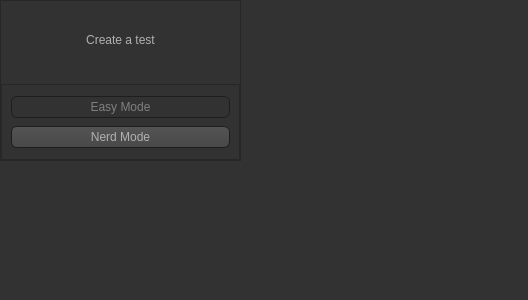
<?xml version="1.0" encoding="UTF-8"?>
<ui version="4.0">
 <class>main_window</class>
 <widget class="QWidget" name="main_window">
  <property name="geometry">
   <rect>
    <x>0</x>
    <y>0</y>
    <width>528</width>
    <height>300</height>
   </rect>
  </property>
  <property name="windowTitle">
   <string>Form</string>
  </property>
  <property name="styleSheet">
   <string notr="true">/*
    I did not create this
    This style was created by sommerc
    The original is here: https://github.com/sommerc/pyqt-stylesheets/blob/master/pyqtcss/src/dark_orange/style.qss
*/

QToolTip {
    border: 1px solid black;
    background-color: #ffa02f;
    padding: 1px;
    border-radius: 3px;
    opacity: 100;
}

QWidget {
    color: #b1b1b1;
    background-color: #323232;
}

QTreeView,
QListView {
    background-color: silver;
    margin-left: 5px;
}

QWidget:item:hover {
    background-color: QLinearGradient(x1: 0, y1: 0, x2: 0, y2: 1, stop: 0 #ffa02f, stop: 1 #ca0619);
    color: #000000;
}

QWidget:item:selected {
    background-color: QLinearGradient(x1: 0, y1: 0, x2: 0, y2: 1, stop: 0 #ffa02f, stop: 1 #d7801a);
}

QMenuBar::item {
    background: transparent;
}

QMenuBar::item:selected {
    background: transparent;
    border: 1px solid #ffaa00;
}

QMenuBar::item:pressed {
    background: #444;
    border: 1px solid #000;
    background-color: QLinearGradient(x1:0, y1:0,
            x2:0, y2:1,
            stop:1 #212121,
            stop:0.4 #343434
            /*,
        stop:0.2 #343434,
        stop:0.1 #ffaa00*/
        );
    margin-bottom: -1px;
    padding-bottom: 1px;
}

QMenu {
    border: 1px solid #000;
}

QMenu::item {
    padding: 2px 20px 2px 20px;
}

QMenu::item:selected {
    color: #000000;
}

QWidget:disabled {
    color: #808080;
    background-color: #323232;
}

QAbstractItemView {
    background-color: QLinearGradient(x1: 0, y1: 0, x2: 0, y2: 1, stop: 0 #4d4d4d, stop: 0.1 #646464, stop: 1 #5d5d5d);
}

QWidget:focus {
    /*border: 1px solid darkgray;*/
}

QLineEdit {
    background-color: QLinearGradient(x1: 0, y1: 0, x2: 0, y2: 1, stop: 0 #4d4d4d, stop: 0 #646464, stop: 1 #5d5d5d);
    padding: 1px;
    border-style: solid;
    border: 1px solid #1e1e1e;
    border-radius: 5;
}

QPushButton {
    color: #b1b1b1;
    background-color: QLinearGradient(x1: 0, y1: 0, x2: 0, y2: 1, stop: 0 #565656, stop: 0.1 #525252, stop: 0.5 #4e4e4e, stop: 0.9 #4a4a4a, stop: 1 #464646);
    border-width: 1px;
    border-color: #1e1e1e;
    border-style: solid;
    border-radius: 6;
    padding: 3px;
    font-size: 12px;
    padding-left: 5px;
    padding-right: 5px;
    min-width: 40px;
}

QPushButton:pressed {
    background-color: QLinearGradient(x1: 0, y1: 0, x2: 0, y2: 1, stop: 0 #2d2d2d, stop: 0.1 #2b2b2b, stop: 0.5 #292929, stop: 0.9 #282828, stop: 1 #252525);
}

QComboBox {
    selection-background-color: #ffaa00;
    background-color: QLinearGradient(x1: 0, y1: 0, x2: 0, y2: 1, stop: 0 #565656, stop: 0.1 #525252, stop: 0.5 #4e4e4e, stop: 0.9 #4a4a4a, stop: 1 #464646);
    border-style: solid;
    border: 1px solid #1e1e1e;
    border-radius: 5;
}

QComboBox:hover,
QPushButton:hover {
    border: 2px solid QLinearGradient(x1: 0, y1: 0, x2: 0, y2: 1, stop: 0 #ffa02f, stop: 1 #d7801a);
}


QComboBox:on {
    padding-top: 3px;
    padding-left: 4px;
    background-color: QLinearGradient(x1: 0, y1: 0, x2: 0, y2: 1, stop: 0 #2d2d2d, stop: 0.1 #2b2b2b, stop: 0.5 #292929, stop: 0.9 #282828, stop: 1 #252525);
    selection-background-color: #ffaa00;
}

QComboBox QAbstractItemView {
    border: 2px solid darkgray;
    selection-background-color: QLinearGradient(x1: 0, y1: 0, x2: 0, y2: 1, stop: 0 #ffa02f, stop: 1 #d7801a);
}

QComboBox::drop-down {
    subcontrol-origin: padding;
    subcontrol-position: top right;
    width: 15px;

    border-left-width: 0px;
    border-left-color: darkgray;
    border-left-style: solid;
    /* just a single line */
    border-top-right-radius: 3px;
    /* same radius as the QComboBox */
    border-bottom-right-radius: 3px;
}

QComboBox::down-arrow {
    image: url(:/dark_orange/img/down_arrow.png);
}

QGroupBox {
    border: 1px solid darkgray;
    margin-top: 10px;
}

QGroupBox:focus {
    border: 1px solid darkgray;
}

QTextEdit:focus {
    border: 1px solid darkgray;
}

QScrollBar:horizontal {
    border: 1px solid #222222;
    background: QLinearGradient(x1: 0, y1: 0, x2: 0, y2: 1, stop: 0.0 #121212, stop: 0.2 #282828, stop: 1 #484848);
    height: 7px;
    margin: 0px 16px 0 16px;
}

QScrollBar::handle:horizontal {
    background: QLinearGradient(x1: 0, y1: 0, x2: 1, y2: 0, stop: 0 #ffa02f, stop: 0.5 #d7801a, stop: 1 #ffa02f);
    min-height: 20px;
    border-radius: 2px;
}

QScrollBar::add-line:horizontal {
    border: 1px solid #1b1b19;
    border-radius: 2px;
    background: QLinearGradient(x1: 0, y1: 0, x2: 1, y2: 0, stop: 0 #ffa02f, stop: 1 #d7801a);
    width: 14px;
    subcontrol-position: right;
    subcontrol-origin: margin;
}

QScrollBar::sub-line:horizontal {
    border: 1px solid #1b1b19;
    border-radius: 2px;
    background: QLinearGradient(x1: 0, y1: 0, x2: 1, y2: 0, stop: 0 #ffa02f, stop: 1 #d7801a);
    width: 14px;
    subcontrol-position: left;
    subcontrol-origin: margin;
}

QScrollBar::right-arrow:horizontal,
QScrollBar::left-arrow:horizontal {
    border: 1px solid black;
    width: 1px;
    height: 1px;
    background: white;
}

QScrollBar::add-page:horizontal,
QScrollBar::sub-page:horizontal {
    background: none;
}

QScrollBar:vertical {
    background: QLinearGradient(x1: 0, y1: 0, x2: 1, y2: 0, stop: 0.0 #121212, stop: 0.2 #282828, stop: 1 #484848);
    width: 7px;
    margin: 16px 0 16px 0;
    border: 1px solid #222222;
}

QScrollBar::handle:vertical {
    background: QLinearGradient(x1: 0, y1: 0, x2: 0, y2: 1, stop: 0 #ffa02f, stop: 0.5 #d7801a, stop: 1 #ffa02f);
    min-height: 20px;
    border-radius: 2px;
}

QScrollBar::add-line:vertical {
    border: 1px solid #1b1b19;
    border-radius: 2px;
    background: QLinearGradient(x1: 0, y1: 0, x2: 0, y2: 1, stop: 0 #ffa02f, stop: 1 #d7801a);
    height: 14px;
    subcontrol-position: bottom;
    subcontrol-origin: margin;
}

QScrollBar::sub-line:vertical {
    border: 1px solid #1b1b19;
    border-radius: 2px;
    background: QLinearGradient(x1: 0, y1: 0, x2: 0, y2: 1, stop: 0 #d7801a, stop: 1 #ffa02f);
    height: 14px;
    subcontrol-position: top;
    subcontrol-origin: margin;
}

QScrollBar::up-arrow:vertical,
QScrollBar::down-arrow:vertical {
    border: 1px solid black;
    width: 1px;
    height: 1px;
    background: white;
}


QScrollBar::add-page:vertical,
QScrollBar::sub-page:vertical {
    background: none;
}

QTextEdit {
    background-color: #242424;
}

QPlainTextEdit {
    background-color: #242424;
}

QHeaderView::section {
    background-color: QLinearGradient(x1:0, y1:0, x2:0, y2:1, stop:0 #616161, stop: 0.5 #505050, stop: 0.6 #434343, stop:1 #656565);
    color: white;
    padding-left: 4px;
    border: 1px solid #6c6c6c;
}

QCheckBox:disabled {
    color: #414141;
}

QDockWidget::title {
    text-align: center;
    spacing: 3px;
    /* spacing between items in the tool bar */
    background-color: QLinearGradient(x1:0, y1:0, x2:0, y2:1, stop:0 #323232, stop: 0.5 #242424, stop:1 #323232);
}

QDockWidget::close-button,
QDockWidget::float-button {
    text-align: center;
    spacing: 1px;
    /* spacing between items in the tool bar */
    background-color: QLinearGradient(x1:0, y1:0, x2:0, y2:1, stop:0 #323232, stop: 0.5 #242424, stop:1 #323232);
}

QDockWidget::close-button:hover,
QDockWidget::float-button:hover {
    background: #242424;
}

QDockWidget::close-button:pressed,
QDockWidget::float-button:pressed {
    padding: 1px -1px -1px 1px;
}

QMainWindow::separator {
    background-color: QLinearGradient(x1:0, y1:0, x2:0, y2:1, stop:0 #161616, stop: 0.5 #151515, stop: 0.6 #212121, stop:1 #343434);
    color: white;
    padding-left: 4px;
    border: 1px solid #4c4c4c;
    spacing: 3px;
    /* spacing between items in the tool bar */
}

QMainWindow::separator:hover {

    background-color: QLinearGradient(x1:0, y1:0, x2:0, y2:1, stop:0 #d7801a, stop:0.5 #b56c17 stop:1 #ffa02f);
    color: white;
    padding-left: 4px;
    border: 1px solid #6c6c6c;
    spacing: 3px;
    /* spacing between items in the tool bar */
}

QToolBar::handle {
    spacing: 3px;
    /* spacing between items in the tool bar */
    background: url(:/dark_orange/img/handle.png);
}

QMenu::separator {
    height: 2px;
    background-color: QLinearGradient(x1:0, y1:0, x2:0, y2:1, stop:0 #161616, stop: 0.5 #151515, stop: 0.6 #212121, stop:1 #343434);
    color: white;
    padding-left: 4px;
    margin-left: 10px;
    margin-right: 5px;
}

QProgressBar {
    border: 2px solid grey;
    border-radius: 5px;
    text-align: center;
}

QProgressBar::chunk {
    background-color: #d7801a;
    width: 2.15px;
    margin: 0.5px;
}

QTabBar::tab {
    color: #b1b1b1;
    border: 1px solid #444;
    border-bottom-style: none;
    background-color: #323232;
    padding-left: 10px;
    padding-right: 10px;
    padding-top: 3px;
    padding-bottom: 2px;
    margin-right: -1px;
}

QTabWidget::pane {
    border: 1px solid #444;
    top: 1px;
}

QTabBar::tab:last {
    margin-right: 0;
    /* the last selected tab has nothing to overlap with on the right */
    border-top-right-radius: 3px;
}

QTabBar::tab:first: !selected {
    margin-left: 0px;
    /* the last selected tab has nothing to overlap with on the right */


    border-top-left-radius: 3px;
}

QTabBar::tab: !selected {
    color: #b1b1b1;
    border-bottom-style: solid;
    margin-top: 3px;
    background-color: QLinearGradient(x1:0, y1:0, x2:0, y2:1, stop:1 #212121, stop:.4 #343434);
}

QTabBar::tab:selected {
    border-top-left-radius: 3px;
    border-top-right-radius: 3px;
    margin-bottom: 0px;
}

QTabBar::tab: !selected:hover {
    /*border-top: 2px solid #ffaa00;
    padding-bottom: 3px;*/
    border-top-left-radius: 3px;
    border-top-right-radius: 3px;
    background-color: QLinearGradient(x1:0, y1:0, x2:0, y2:1, stop:1 #212121, stop:0.4 #343434, stop:0.2 #343434, stop:0.1 #ffaa00);
}

QRadioButton::indicator:checked,
QRadioButton::indicator:unchecked {
    color: #b1b1b1;
    background-color: #323232;
    border: 1px solid #b1b1b1;
    border-radius: 6px;
}

QRadioButton::indicator:checked {
    background-color: qradialgradient(cx: 0.5, cy: 0.5,
            fx: 0.5, fy: 0.5,
            radius: 1.0,
            stop: 0.25 #ffaa00,
            stop: 0.3 #323232);
}

QCheckBox::indicator {
    color: #b1b1b1;
    background-color: #323232;
    border: 1px solid #b1b1b1;
    width: 9px;
    height: 9px;
}

QRadioButton::indicator {
    border-radius: 6px;
}

QRadioButton::indicator:hover,
QCheckBox::indicator:hover {
    border: 1px solid #ffaa00;
}

QCheckBox::indicator:checked {
    image: url(:/dark_orange/img/checkbox.png);
}

QCheckBox::indicator:disabled,
QRadioButton::indicator:disabled {
    border: 1px solid #444;
}


QSlider::groove:horizontal {
    border: 1px solid #3A3939;
    height: 8px;
    background: #201F1F;
    margin: 2px 0;
    border-radius: 2px;
}

QSlider::handle:horizontal {
    background: QLinearGradient(x1: 0, y1: 0, x2: 0, y2: 1,
            stop: 0.0 silver, stop: 0.2 #a8a8a8, stop: 1 #727272);
    border: 1px solid #3A3939;
    width: 14px;
    height: 14px;
    margin: -4px 0;
    border-radius: 2px;
}

QSlider::groove:vertical {
    border: 1px solid #3A3939;
    width: 8px;
    background: #201F1F;
    margin: 0 0px;
    border-radius: 2px;
}

QSlider::handle:vertical {
    background: QLinearGradient(x1: 0, y1: 0, x2: 0, y2: 1, stop: 0.0 silver,
            stop: 0.2 #a8a8a8, stop: 1 #727272);
    border: 1px solid #3A3939;
    width: 14px;
    height: 14px;
    margin: 0 -4px;
    border-radius: 2px;
}

QAbstractSpinBox {
    padding-top: 2px;
    padding-bottom: 2px;
    border: 1px solid darkgray;

    border-radius: 2px;
    min-width: 50px;
}</string>
  </property>
  <widget class="QFrame" name="main_frame">
   <property name="geometry">
    <rect>
     <x>0</x>
     <y>0</y>
     <width>241</width>
     <height>161</height>
    </rect>
   </property>
   <property name="frameShape">
    <enum>QFrame::StyledPanel</enum>
   </property>
   <property name="frameShadow">
    <enum>QFrame::Raised</enum>
   </property>
   <layout class="QGridLayout" name="gridLayout">
    <property name="leftMargin">
     <number>0</number>
    </property>
    <property name="topMargin">
     <number>0</number>
    </property>
    <property name="rightMargin">
     <number>0</number>
    </property>
    <property name="bottomMargin">
     <number>0</number>
    </property>
    <item row="0" column="0">
     <widget class="QLabel" name="title_label">
      <property name="text">
       <string>Create a test</string>
      </property>
      <property name="alignment">
       <set>Qt::AlignCenter</set>
      </property>
     </widget>
    </item>
    <item row="1" column="0">
     <widget class="QFrame" name="frame">
      <property name="sizePolicy">
       <sizepolicy hsizetype="Preferred" vsizetype="Preferred">
        <horstretch>0</horstretch>
        <verstretch>0</verstretch>
       </sizepolicy>
      </property>
      <property name="frameShape">
       <enum>QFrame::StyledPanel</enum>
      </property>
      <property name="frameShadow">
       <enum>QFrame::Raised</enum>
      </property>
      <layout class="QVBoxLayout" name="verticalLayout" stretch="0,0">
       <item>
        <widget class="QPushButton" name="pushButton">
         <property name="enabled">
          <bool>false</bool>
         </property>
         <property name="toolTip">
          <string>&lt;html&gt;&lt;head/&gt;&lt;body&gt;&lt;p&gt;Create a test by using a wizard&lt;/p&gt;&lt;p&gt;Not implemented yet&lt;/p&gt;&lt;/body&gt;&lt;/html&gt;</string>
         </property>
         <property name="text">
          <string>Easy Mode</string>
         </property>
        </widget>
       </item>
       <item>
        <widget class="QPushButton" name="pushButton_2">
         <property name="toolTip">
          <string>&lt;html&gt;&lt;head/&gt;&lt;body&gt;&lt;p&gt;Create a test by writing python code in your editor&lt;/p&gt;&lt;/body&gt;&lt;/html&gt;</string>
         </property>
         <property name="text">
          <string>Nerd Mode</string>
         </property>
        </widget>
       </item>
      </layout>
     </widget>
    </item>
   </layout>
  </widget>
 </widget>
 <resources/>
 <connections/>
</ui>
